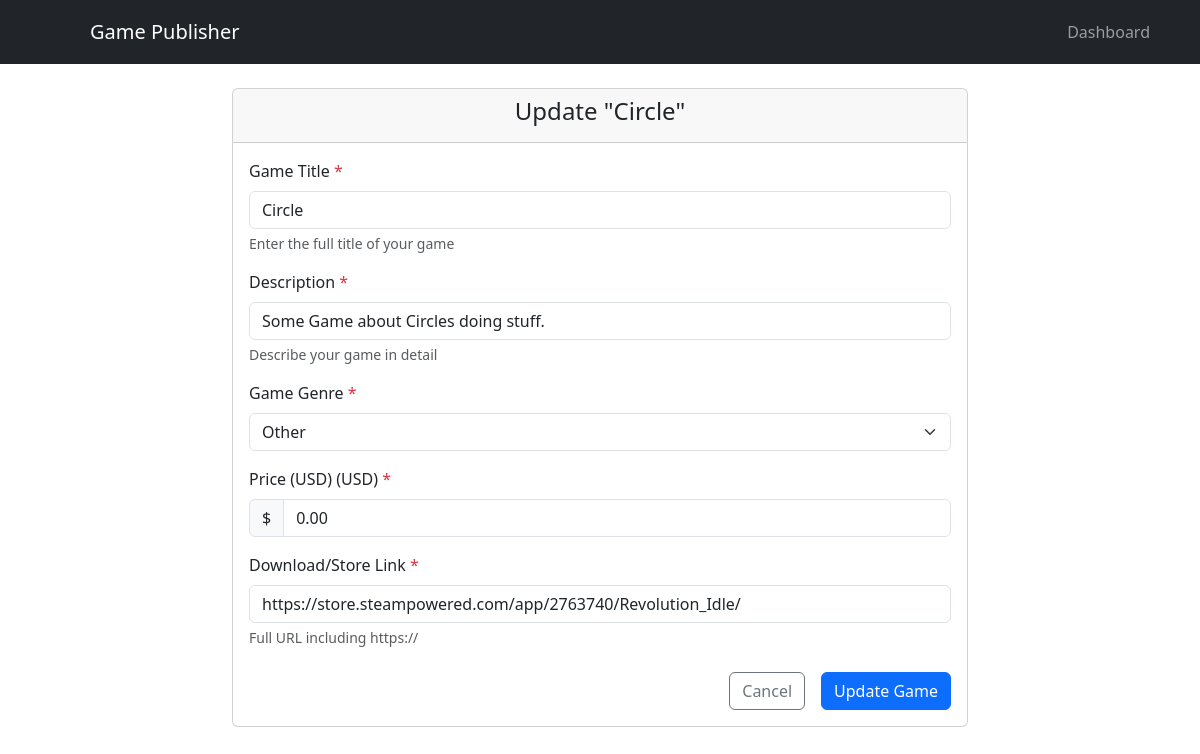
Screenshot of /edit-game/6 (signed in) with the database file from the repository.
### SteamApp/models.py (models this page shows, shortened)
class Game(models.Model):
    GENRE_CHOICES = [
        ('Action', 'Action'),
        ('Adventure', 'Adventure'),
        ('RPG', 'Role Playing Game'),
        ('Strategy', 'Strategy'),
        ('Sports', 'Sports'),
        ('Other', 'Other'),
    ]
    name = models.CharField(max_length=255, unique=True)
    publisher = models.ForeignKey(User, on_delete=models.CASCADE)
    desc = models.CharField(max_length= 255, default= "")
    genre = models.CharField(max_length=50, choices=GENRE_CHOICES, default='Other')
    price = models.DecimalField(max_digits=10, decimal_places=2)
    link = models.URLField()
    created_at = models.DateTimeField(auto_now_add=True)  # Added for tracking
    visited= models.IntegerField(default= 0)
    revenue= models.DecimalField(max_digits= 10, decimal_places= 4, default= 0)
    class Meta:
        indexes = [
            models.Index(fields=['-created_at']),
            models.Index(fields=['-visited']),
        ]

### SteamApp/views.py (the view)
# urls.py: path('edit-game/<int:id>', views.edit_game_view, name='edit_game'),
@login_required
def edit_game_view(request, id:int):
    game = Game.objects.filter(id=id).first()
    if not game:
        messages.error(request, 'Game not found!')
        return redirect('home')
    if game.publisher != request.user:
        messages.error(request, 'You are not the publisher of this game!')
        return redirect('home')
    if request.method == "POST":
        form = PostGameForm(request.POST, instance=game)
        if form.is_valid():
            form.save()
            messages.success(request, 'Game updated successfully!')
            return redirect('dashboard')
    else:
        form = PostGameForm(instance=game)
    return render(request, 'games/post_game.html', {'form': form, 'editing': True, 'game': game})

### SteamApp/templates/games/post_game.html (shortened to what this page needs)
{% extends 'base.html' %}
{% block content %}
<div class="row">
    <div class="col-md-8 mx-auto">
        <div class="card">
            <div class="card-header">
                <h4 class="text-center">
                    {% if editing %}
                    Update "{{ game.name }}"
                    {% else %}
                    Post a New Game
                    {% endif %}
                </h4>
            </div>
            <div class="card-body">
                <form method="POST" enctype="multipart/form-data">
                    <div class="mb-3">
                        <label for="{{ form.name.id_for_label }}" class="form-label">
                            {{ form.name.label }}
                            <span class="text-danger">*</span>
                        </label>
                        {{ form.name }}
                        <div class="form-text">Enter the full title of your game</div>
                    </div>
                    <div class="mb-3">
                        <label for="{{ form.desc.id_for_label }}" class="form-label">
                            {{ form.desc.label }}
                            <span class="text-danger">*</span>
                        </label>
                        {{ form.desc }}
                        <div class="form-text">Describe your game in detail</div>
                    </div>
                    <div class="mb-3">
                        <label for="{{ form.genre.id_for_label }}" class="form-label">
                            {{ form.genre.label }}
                            <span class="text-danger">*</span>
                        </label>
                        {{ form.genre }}
                    </div>
                    <div class="mb-3">
                        <label for="{{ form.price.id_for_label }}" class="form-label">
                            {{ form.price.label }} (USD)
                            <span class="text-danger">*</span>
                        </label>
                        <div class="input-group">
                            <span class="input-group-text">$</span>
                            {{ form.price }}
                        </div>
                    </div>
                    <div class="mb-3">
                        <label for="{{ form.link.id_for_label }}" class="form-label">
                            {{ form.link.label }}
                            <span class="text-danger">*</span>
                        </label>
                        {{ form.link }}
                        <div class="form-text">Full URL including https://</div>
                    </div>
                    <div class="d-grid gap-2 d-md-flex justify-content-md-end mt-4">
                        {% if editing %}
                        <a href="{% url 'dashboard' %}" class="btn btn-outline-secondary me-md-2">
                            Cancel
                        </a>
                        {% endif %}
                        <button type="submit" class="btn btn-primary">
                            {% if editing %}Update{% else %}Publish{% endif %} Game
                        </button>
                    </div>
                </form>
            </div>
        </div>
    </div>
</div>
{% endblock %}

### rows the page displays
Game: name "Circle", desc "Some Game about Circles doing stuff.", genre "Other", price "0.00", link "https://store.steampowered.com/app/2763740/Revolution_Idle/"
